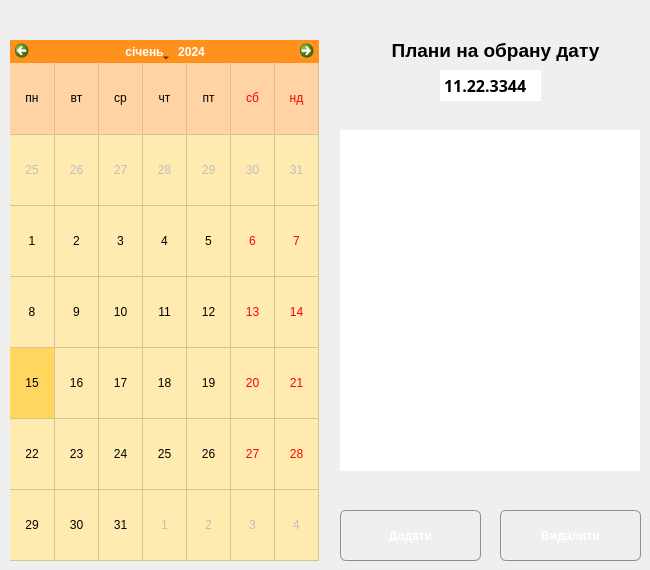
    <widget class="QWidget" name="tabPersonalLife">
     <attribute name="title">
      <string>Особисте життя</string>
     </attribute>
     <widget class="QLabel" name="label_4">
      <property name="geometry">
       <rect>
        <x>120</x>
        <y>240</y>
        <width>47</width>
        <height>13</height>
       </rect>
      </property>
      <property name="text">
       <string/>
      </property>
     </widget>
     <widget class="QCalendarWidget" name="calendarPersonalLife">
      <property name="geometry">
       <rect>
        <x>10</x>
        <y>40</y>
        <width>309</width>
        <height>521</height>
       </rect>
      </property>
      <property name="styleSheet">
       <string notr="true">QWidget#qt_calendar_navigationbar
{
    background-color: #ff911c;
    border: none;
}
QCalendarWidget QToolButton:hover
{
  background-color: #ffd65e;
border-style: none;
}
QCalendarWidget QMenu {
  	width: 150px;
  	left: 20px;
  	color: white;
  	font-size: 12px;
  	background-color:#ff911c;
  }
QCalendarWidget QAbstractItemView:enabled 
  {
  	font-size: 12px;  
  	color: black;  
  	background-color: #ffebb0;  
  	selection-background-color:#ffd65e; 
  	selection-color:black; 
  }
QCalendarWidget QWidget { alternate-background-color: #ffd3a3; }

   

</string>
      </property>
      <property name="locale">
       <locale language="Ukrainian" country="Ukraine"/>
      </property>
      <property name="firstDayOfWeek">
       <enum>Qt::Monday</enum>
      </property>
      <property name="gridVisible">
       <bool>true</bool>
      </property>
      <property name="verticalHeaderFormat">
       <enum>QCalendarWidget::NoVerticalHeader</enum>
      </property>
     </widget>
     <widget class="QLabel" name="label_5">
      <property name="geometry">
       <rect>
        <x>370</x>
        <y>40</y>
        <width>251</width>
        <height>21</height>
       </rect>
      </property>
      <property name="font">
       <font>
        <pointsize>14</pointsize>
        <weight>75</weight>
        <bold>true</bold>
       </font>
      </property>
      <property name="text">
       <string>Плани на обрану дату</string>
      </property>
      <property name="alignment">
       <set>Qt::AlignCenter</set>
      </property>
     </widget>
     <widget class="QPushButton" name="buttonAddPersonalLife">
      <property name="geometry">
       <rect>
        <x>340</x>
        <y>510</y>
        <width>141</width>
        <height>51</height>
       </rect>
      </property>
      <property name="cursor">
       <cursorShape>PointingHandCursor</cursorShape>
      </property>
      <property name="styleSheet">
       <string notr="true">QPushButton {
     color: #ffffff;
     font-weight: bold;
     border: 1px solid #8f8f91;
     border-radius: 6px;
     background-color: qlineargradient(x1: 0, y1: 0, x2: 0, y2: 1,
                                       stop: 0 #ffebb0, stop: 1  #58b500);
     min-width: 80px;
 }

 QPushButton:pressed {
     background-color: qlineargradient(x1: 0, y1: 0, x2: 0, y2: 1,
                                       stop: 0  #58b500, stop: 1 #ffebb0);
 }

 QPushButton:flat {
     border: none; /* для плоской кнопки границы нет */
 }

 QPushButton:default {
     border-color: navy; /* делаем кнопку по умолчанию выпуклой */
 }


</string>
      </property>
      <property name="text">
       <string>Додати</string>
      </property>
     </widget>
     <widget class="QTextEdit" name="textEdit">
      <property name="geometry">
       <rect>
        <x>440</x>
        <y>70</y>
        <width>101</width>
        <height>31</height>
       </rect>
      </property>
      <property name="font">
       <font>
        <family>MS Reference Sans Serif</family>
        <pointsize>12</pointsize>
        <weight>50</weight>
        <bold>false</bold>
       </font>
      </property>
      <property name="frameShape">
       <enum>QFrame::NoFrame</enum>
      </property>
      <property name="readOnly">
       <bool>true</bool>
      </property>
      <property name="html">
       <string>&lt;!DOCTYPE HTML PUBLIC &quot;-//W3C//DTD HTML 4.0//EN&quot; &quot;http://www.w3.org/TR/REC-html40/strict.dtd&quot;&gt;
&lt;html&gt;&lt;head&gt;&lt;meta name=&quot;qrichtext&quot; content=&quot;1&quot; /&gt;&lt;style type=&quot;text/css&quot;&gt;
p, li { white-space: pre-wrap; }
&lt;/style&gt;&lt;/head&gt;&lt;body style=&quot; font-family:'MS Reference Sans Serif'; font-size:12pt; font-weight:400; font-style:normal;&quot;&gt;
&lt;p style=&quot; margin-top:0px; margin-bottom:0px; margin-left:0px; margin-right:0px; -qt-block-indent:0; text-indent:0px;&quot;&gt;&lt;span style=&quot; font-family:'MS Shell Dlg 2'; font-weight:600;&quot;&gt;11.22.3344&lt;/span&gt;&lt;/p&gt;&lt;/body&gt;&lt;/html&gt;</string>
      </property>
     </widget>
     <widget class="QTableWidget" name="tablePersonalLifeEvents">
      <property name="geometry">
       <rect>
        <x>340</x>
        <y>130</y>
        <width>300</width>
        <height>341</height>
       </rect>
      </property>
      <property name="styleSheet">
       <string notr="true">QHeaderView::section {
    background-color: #ff911c;
    padding: 4px;
    font-size: 9pt;
color: #ffffff;
    border-style: none;
    border-bottom: 1px solid #ffffff;
    border-right: 1px solid #ffffff;
}

QHeaderView::section:horizontal
{
    border-top: 1px solid #ffffff;
}

QHeaderView::section:vertical
{
    border-left: 1px solid #ffffff;
}
QTableWidget {
    gridline-color: #ffffff;
color: #000000;
}
QTableWidget QTableCornerButton::section {
    border: 1px solid #ffffff;
}
QTableWidget::item{ 
    background-color: #ffebb0; 
}
QTableWidget::item:selected{
 background-color: #ffd65e;
 }</string>
      </property>
      <property name="frameShape">
       <enum>QFrame::NoFrame</enum>
      </property>
      <property name="horizontalScrollBarPolicy">
       <enum>Qt::ScrollBarAlwaysOff</enum>
      </property>
      <property name="selectionBehavior">
       <enum>QAbstractItemView::SelectRows</enum>
      </property>
      <attribute name="horizontalHeaderVisible">
       <bool>false</bool>
      </attribute>
     </widget>
     <widget class="QPushButton" name="buttonRemovePersonalLife">
      <property name="geometry">
       <rect>
        <x>500</x>
        <y>510</y>
        <width>141</width>
        <height>51</height>
       </rect>
      </property>
      <property name="cursor">
       <cursorShape>PointingHandCursor</cursorShape>
      </property>
      <property name="styleSheet">
       <string notr="true">QPushButton {
     color: #ffffff;
     font-weight: bold;
     border: 1px solid #8f8f91;
     border-radius: 6px;
     background-color: qlineargradient(x1: 0, y1: 0, x2: 0, y2: 1,
                                       stop: 0 #ffebb0, stop: 1  #fc5a03);
     min-width: 80px;
 }

 QPushButton:pressed {
     background-color: qlineargradient(x1: 0, y1: 0, x2: 0, y2: 1,
                                       stop: 0  #fc5a03, stop: 1 #ffebb0);
 }

 QPushButton:flat {
     border: none; /* для плоской кнопки границы нет */
 }

 QPushButton:default {
     border-color: navy; /* делаем кнопку по умолчанию выпуклой */
 }


</string>
      </property>
      <property name="text">
       <string>Видалити</string>
      </property>
     </widget>
    </widget>
